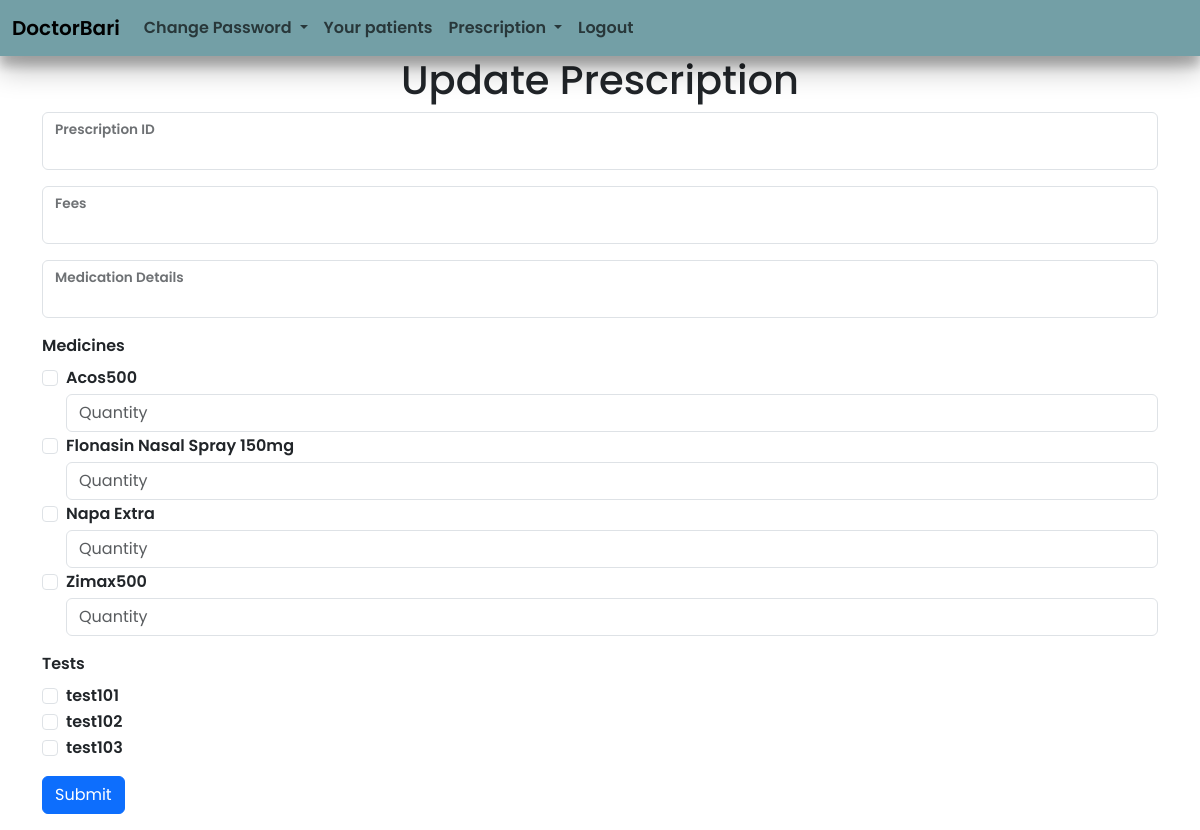
The page /user/update_med_test.php (signed in) on the database its author committed.
### tables this page shows
CREATE TABLE `medicine` (
  `med_name` varchar(100) NOT NULL,
  `med_price` decimal(8,2) NOT NULL DEFAULT 0.00
);

CREATE TABLE `test` (
  `test_id` varchar(10) NOT NULL,
  `test_cost` decimal(7,2) DEFAULT 0.00
);

### user/update_med_test.php (the view, shortened to what this page needs)
<?php
include '../Admin/connect.php';
?>
<!DOCTYPE html>
<html lang="en">
<head>
    <link rel="stylesheet" href="https://cdn.jsdelivr.net/npm/bootstrap@5.3.3/dist/css/bootstrap.min.css">
    <link rel="stylesheet" href="../style.css">
</head>
<body>
<header>
        <div class="w-75 mx-auto my-3">
            <nav class="navbar fixed-top navbar-expand-lg nav-body">
                <div class="container-fluid">
                    <a class="navbar-brand" href="http://localhost/Hospital-Management/user/doctor_homepage.php">DoctorBari</a>
                    <div class="collapse navbar-collapse" id="navbarSupportedContent">
                        <ul class="navbar-nav me-auto mb-2 mb-lg-0">
                        <li class="nav-item dropdown">
                                <a class="nav-link dropdown-toggle" href="#" role="button" data-bs-toggle="dropdown"
                                    aria-expanded="false">
                                    Change Password
                                </a>
                            </li>
                        <li class="nav-item">
                                <a class="nav-link" aria-current="page" href="http://localhost/Hospital-Management/user/doctor.php">Your patients</a>
                            </li>
                            <li class="nav-item dropdown">
                                <a class="nav-link dropdown-toggle" href="#" role="button" data-bs-toggle="dropdown" aria-expanded="false">
                                    Prescription
                                </a>
                            </li>
                            <li class="nav-item">
                                <a class="nav-link" href="http://localhost/Hospital-Management/logout.php">Logout
                                </a>
                            </li>
                        </ul>
                    </div>
                </div>
            </nav>
        </div>
    </header>
    <main class="container">
    <section>
        <h1 class="text-center" style="margin-top:5%;">Update Prescription</h1>
            <form action="update_med_test.php" class="form-floating mb-3" method="POST">
                <div class="form-floating mb-3">
                    <input type="text" class="form-control" id="floatingInput" name="pres_id" required>
                    <label for="floatingInput">Prescription ID</label>
                </div>
                <div class="form-floating mb-3">
                    <input type="number" class="form-control" id="floatingInput" name="fees" required>
                    <label for="floatingInput">Fees</label>
                </div>
                <div class="form-floating mb-3">
                    <input type="text" class="form-control" id="floatingInput" name="medication_details" required>
                    <label for="floatingInput">Medication Details</label>
                </div>
                <div class="mb-3">
                    <label for="medicines" class="form-label">Medicines</label>
                    <?php
                    $medicines_sql = "SELECT med_name FROM medicine";
                    $medicines_result = $conn->query($medicines_sql);
                    if ($medicines_result->num_rows > 0) {
                        while ($med_row = $medicines_result->fetch_assoc()) {
                            echo '<div class="form-check">';
                            echo '<input class="form-check-input" type="checkbox" name="medicines[]" value="' . $med_row['med_name'] . '">';
                            echo '<label class="form-check-label">' . $med_row['med_name'] . '</label>';
                            echo '<input type="number" class="form-control mt-1" name="med_quantity[' . $med_row['med_name'] . ']" placeholder="Quantity">';
                            echo '</div>';
                        }
                    } else {
                        echo 'No medicines available.';
                    }
                    ?>
                </div>
                <div class="mb-3">
                    <label for="tests" class="form-label">Tests</label>
                    <?php
                    $tests_sql = "SELECT test_id FROM test";
                    $tests_result = $conn->query($tests_sql);
                    if ($tests_result->num_rows > 0) {
                        while ($test_row = $tests_result->fetch_assoc()) {
                            echo '<div class="form-check">';
                            echo '<input class="form-check-input" type="checkbox" name="tests[]" value="' . $test_row['test_id'] . '">';
                            echo '<label class="form-check-label">' . $test_row['test_id'] . '</label>';
                            echo '</div>';
                        }
                    } else {
                        echo 'No tests available.';
                    }
                    ?>
                </div>
                <button type="submit" class="btn btn-primary">Submit</button>
            </form>
        </section>
    </main>
</body>
</html>

### style.css (style rules this page uses)
body { top:5rem; font-family: "Poppins", sans-serif; font-weight: 600; }
nav { box-shadow: rgba(0, 0, 0, 0.25) 0px 14px 28px, rgba(0, 0, 0, 0.22) 0px 10px 10px; }
a { text-decoration: none; color:white; }
.nav-body { background-color: rgb(115, 159, 166);; }

### rows shown on the page
medicine: med_name "Acos500"
medicine: med_name "Flonasin Nasal Spray 150mg"
medicine: med_name "Napa Extra"
medicine: med_name "Zimax500"
test: test_id "test101"
test: test_id "test102"
test: test_id "test103"
